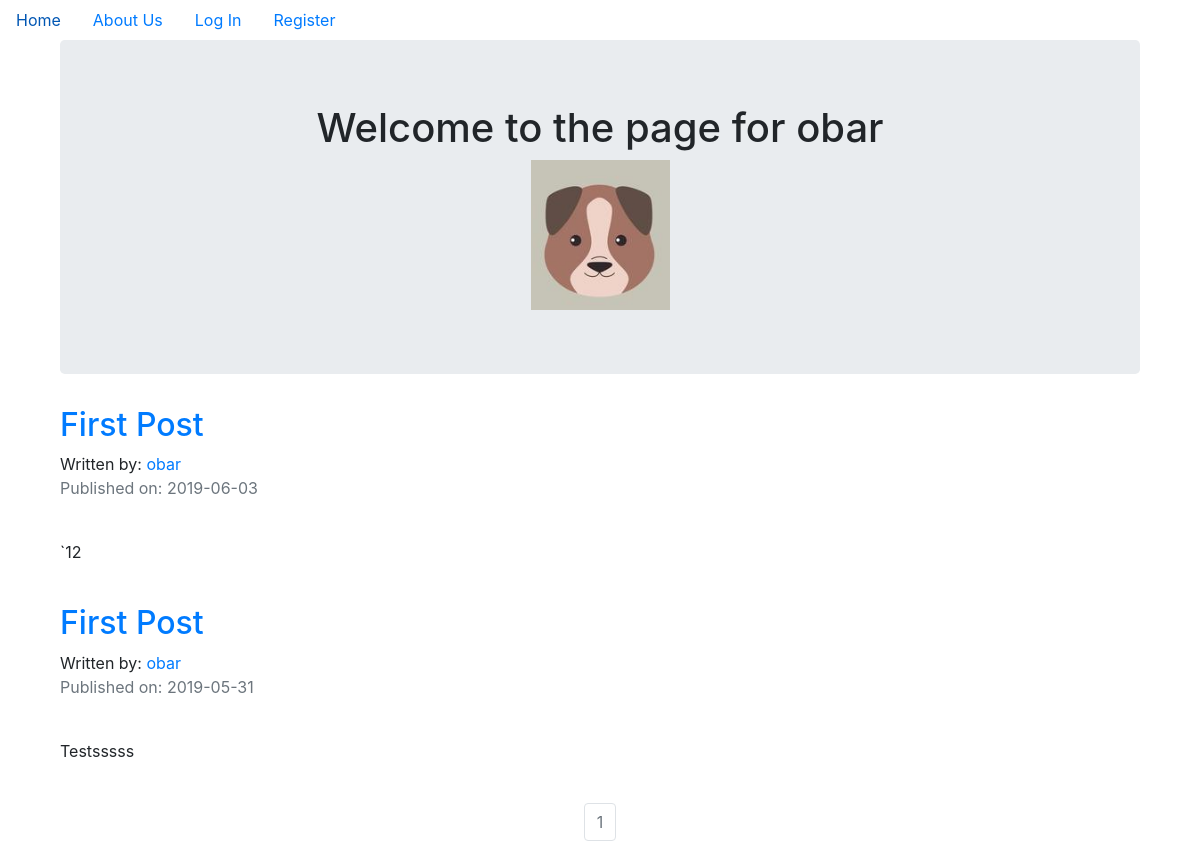
The page /obar on the database its author committed.
### puppycompanyblog/models.py (models this page shows, shortened)
class User(db.Model, UserMixin):
    __tablename__ = 'users'
    id = db.Column(db.Integer, primary_key = True)
    profile_image = db.Column(db.String(20), nullable=False, default='default_profile.png')
    email = db.Column(db.String(64), unique=True, index=True)
    username = db.Column(db.String(64), unique=True, index=True)
    password_hash = db.Column(db.String(128))
    posts = db.relationship('BlogPost', backref='author', lazy=True)

class BlogPost(db.Model):
    users = db.relationship(User)
    id = db.Column(db.Integer, primary_key=True)
    user_id = db.Column(db.Integer, db.ForeignKey('users.id'), nullable=False)
    date = db.Column(db.DateTime, nullable=False, default=datetime.utcnow)
    title = db.Column(db.String(140), nullable=False)
    text = db.Column(db.Text, nullable=False)

### puppycompanyblog/users/views.py (the view)
@users.route("/<username>")
def user_posts(username):
    page = request.args.get('page', 1, type=int)
    user = User.query.filter_by(username=username).first_or_404()
    blog_posts = BlogPost.query.filter_by(author=user).order_by(BlogPost.date.desc()).paginate(page=page, per_page=5)
    return render_template('user_blog_posts.html', blog_posts=blog_posts, user=user)

### puppycompanyblog/templates/user_blog_posts.html (shortened to what this page needs)
{% extends "base.html" %}
{% block content %}
<div class="container">
  <div class="jumbotron">
    <div align='center'>
      <h1 >Welcome to the page for {{user.username}}</h1>
      <img align='center' src="{{ url_for('static', filename='profile_pics/' + user.profile_image) }}">
    </div>
  </div>
{% for post in blog_posts.items %}
          <h2><a href="{{ url_for('blog_posts.blog_post', blog_post_id=post.id) }}">{{ post.title }}</a></h2>
          Written by: <a href="{{ url_for('users.user_posts', username=post.author.username) }}">{{ post.author.username }}</a>
          <p class="text-muted">Published on: {{ post.date.strftime('%Y-%m-%d') }}</p>
          <br>
            <p>{{post.text}}</p>
          <br>
{% endfor %}
</div>
<nav aria-label="Page navigation example">
  <ul class="pagination justify-content-center">
    {% for page_num in blog_posts.iter_pages(left_edge=1, right_edge=1, left_current=1, right_current=2) %}
            {% if blog_posts.page == page_num %}
              <li class="page-item disabled">
                <a class="page-link" href="{{ url_for('users.user_posts', username=user.username, page=page_num) }}">{{ page_num }}</a></li>
            {% else %}
              <li class="page-item"><a class="page-link" href="{{ url_for('users.user_posts', username=user.username, page=page_num) }}">{{ page_num }}</a></li>
            {% endif %}
    {% endfor %}
</nav>
{% endblock content %}

### puppycompanyblog/templates/base.html (shortened to what this page needs)
<!DOCTYPE html>
<html>
  <head>
    <link rel="stylesheet" href="https://maxcdn.bootstrapcdn.com/bootstrap/4.0.0/css/bootstrap.min.css">
  </head>
  <body>
  <ul class="nav">
  <li class="nav-item">
    <a class="nav-link" href="{{ url_for('core.index') }}">Home</a>
  </li>
  <li class="nav-item">
    <a class="nav-link" href="{{ url_for('core.info') }}">About Us</a>
  </li>
    {% if current_user.is_authenticated %}
    <li class="nav-link"><a href="{{ url_for('users.logout') }}">Log Out</a></li>
    <li class="nav-link"><a href="{{ url_for('users.account') }}">Account</a></li>
    <li class="nav-link"><a href="{{ url_for('blog_posts.create_post') }}">Create Post</a></li>
    {% else %}
    <li class="nav-link"><a href="{{ url_for('users.login') }}">Log In</a></li>
    <li class="nav-link"><a href="{{ url_for('users.register') }}">Register</a></li>
    {% endif %}
</ul>
<div class="container">
  {% block content %}
  {% endblock %}
</div>
  </body>
</html>

### rows shown on the page
User: username "obar", profile_image (placeholder picture)
BlogPost: title "First Post", author.username "obar", date "2019-06-03", text "`12"
BlogPost: title "First Post", author.username "obar", date "2019-05-31", text "Testsssss"

### other values the page prints
{{ page_num }} "1"
